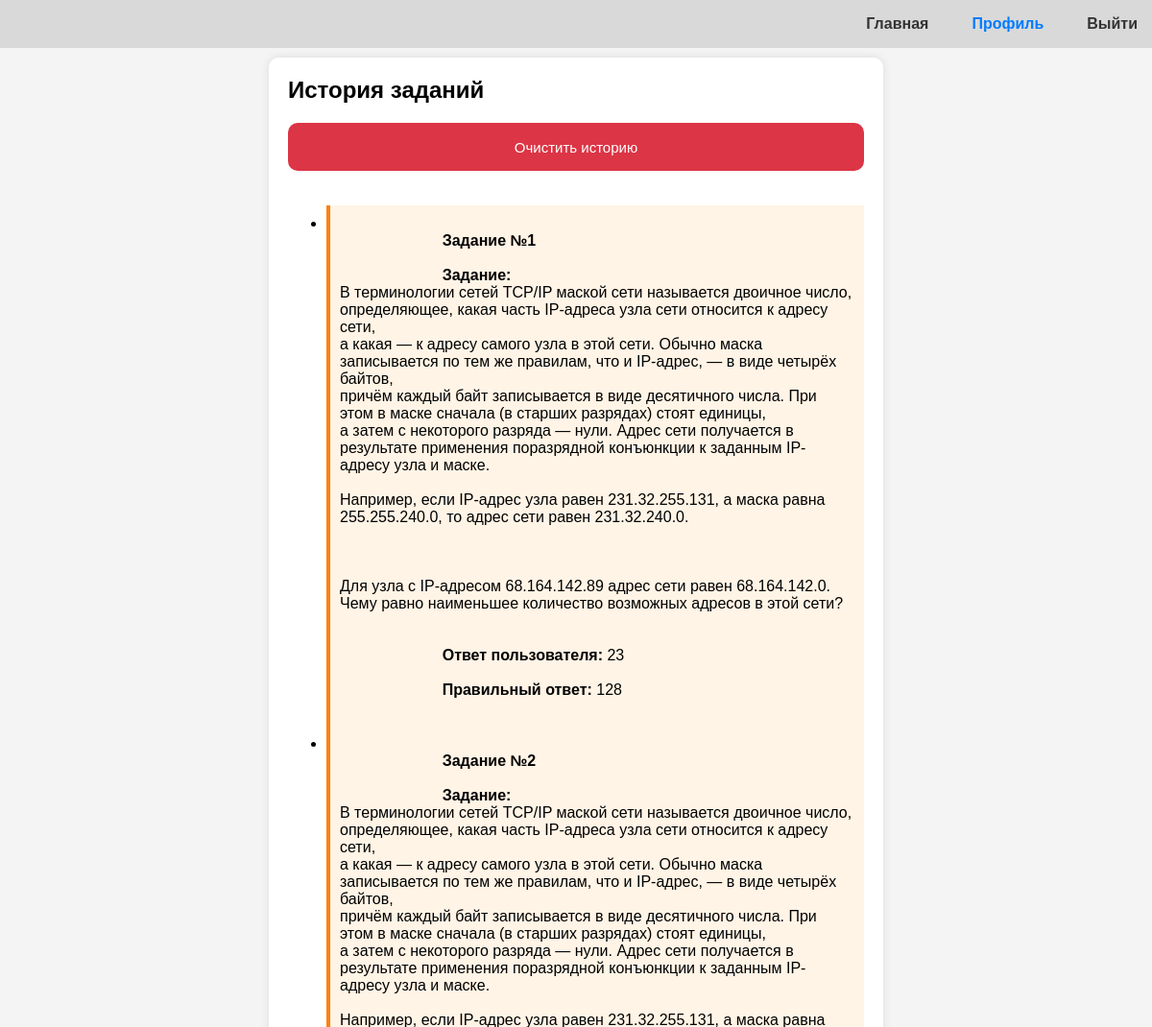
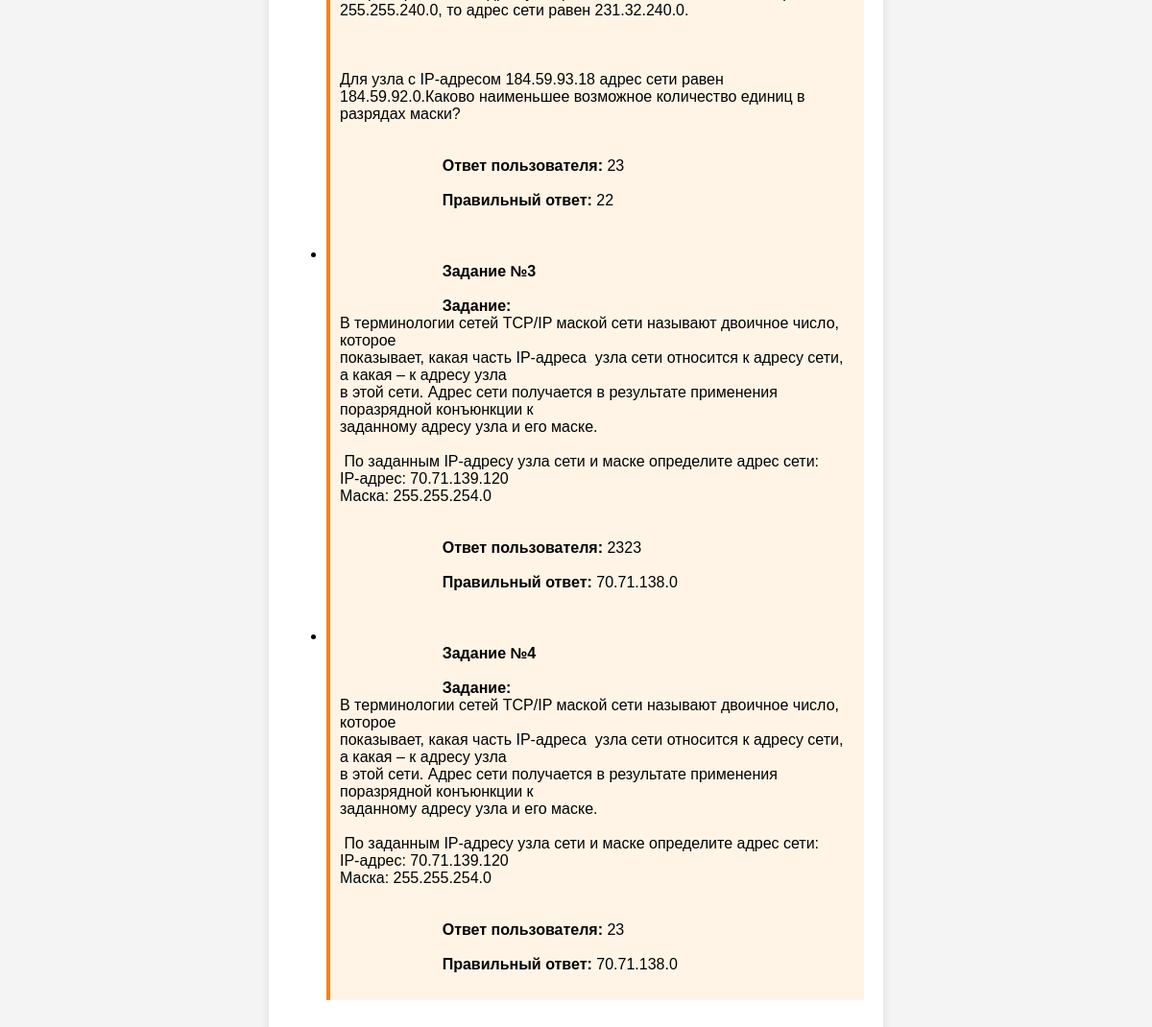
The page /profile (signed in) on the database as committed earlier (2 pictures, top to bottom).
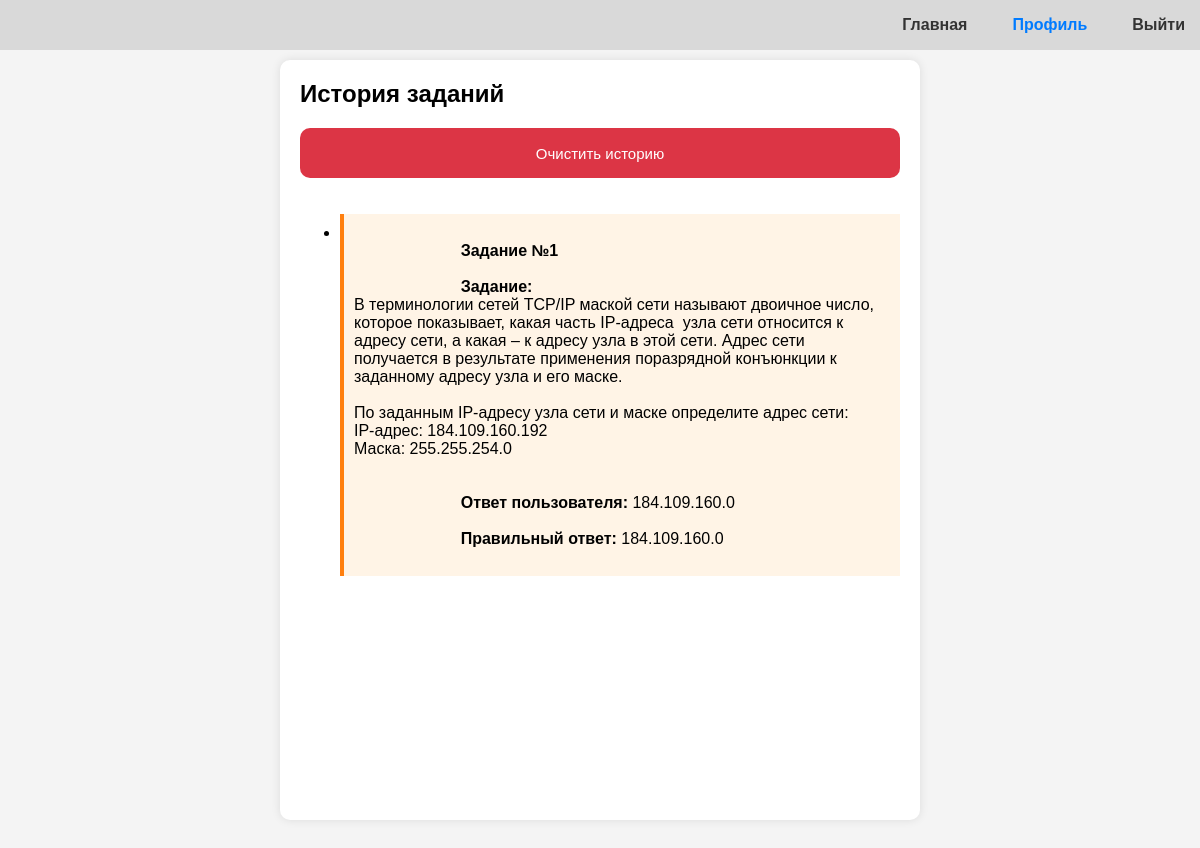
The same page on the database as committed later.
### tables this page shows
CREATE TABLE history (
    id INTEGER PRIMARY KEY AUTOINCREMENT,
    user_id INTEGER NOT NULL,
    task TEXT NOT NULL,
    user_answer TEXT NOT NULL,
    correct_answer TEXT NOT NULL,
    FOREIGN KEY (user_id) REFERENCES users(id)
);

### app.py (the view)
@app.route("/profile")
def profile():
    if "user_id" not in session:
        flash("Сначала войди в аккаунт.", "error")
        return redirect(url_for("login"))
    with sqlite3.connect("users.db") as conn:
        cursor = conn.cursor()
        cursor.execute("""
            SELECT task, user_answer, correct_answer FROM history
            WHERE user_id = ?
            ORDER BY id DESC
        """, (session["user_id"],))
        rows = cursor.fetchall()
    history = [{"task": row[0], "user_answer": row[1], "correct_answer": row[2]} for row in rows]
    return render_template("profile.html", history=history)

### templates/profile.html (shortened to what this page needs)
<!DOCTYPE html>
<html lang="ru">
<head>
    <link rel="stylesheet" href="{{ url_for('static', filename='styles.css') }}">
</head>
<body>
    <nav class="header-nav">
        <ul class="menu">
            <li><a href="{{ url_for('index') }}" class="menu-item {% if request.endpoint == 'index' %}active{% endif %}">Главная</a></li>
            {% if session.get("user_id") %}
                <li><a href="{{ url_for('profile') }}" class="menu-item {% if request.endpoint == 'profile' %}active{% endif %}">Профиль</a></li>
                <li><a href="{{ url_for('logout') }}" class="menu-item">Выйти</a></li>
            {% else %}
                <li><a href="{{ url_for('login') }}" class="menu-item {% if request.endpoint == 'login' %}active{% endif %}">Войти</a></li>
                <li><a href="{{ url_for('register') }}" class="menu-item {% if request.endpoint == 'register' %}active{% endif %}">Регистрация</a></li>
            {% endif %}
        </ul>
    </nav>
    <div class="container">
        <h1>История заданий</h1>
        <form method="post" action="{{ url_for('clear_history') }}" onsubmit="return confirm('Удалить всю историю?')">
            <button type="submit" class="button-submit" style="margin-bottom: 20px; background-color: #dc3545;">
                Очистить историю
            </button>
        </form>
        {% if history %}
            <ul>
                {% for item in history %}
                    <li class="task">
                        <strong>Задание №{{ loop.index }}</strong><br>
                        <strong>Задание:</strong> {{ item.task }}<br>
                        <strong>Ответ пользователя:</strong> {{ item.user_answer }}<br>
                        <strong>Правильный ответ:</strong> {{ item.correct_answer }}
                    </li>
                {% endfor %}
            </ul>
        {% else %}
            <p>История пока пуста.</p>
        {% endif %}
    </div>
</body>
</html>

### static/styles.css (style rules this page uses)
body { font-family: Arial, sans-serif; margin: 0; padding-top: 60px; background-color: #f4f4f4; display: flex; justify-content: center; align-items: flex-start; height: 100vh; overflow: hidden; }
.container { width: 90%; max-width: 600px; background: white; padding: 20px; border-radius: 10px; box-shadow: 0 0 10px rgba(0, 0, 0, 0.1); height: calc(100vh - 80px); overflow-y: auto; }
h1 { font-size: 24px; margin: 0; }
button { padding: 10px; border: none; background-color: #007bff; color: white; border-radius: 5px; cursor: pointer; }
.header-nav { position: fixed; top: 0; left: 0; width: 100%; height: 50px; background: #d9d9d9; display: flex; align-items: center; justify-content: flex-end; font-size: 16px; font-weight: 700; }
.menu { display: flex; justify-content: right; list-style: none; margin: 0; padding: 0; gap: 15px; }
.menu-item { text-decoration: none; color: #333; font-size: 16px; padding: 10px 15px; border-radius: 5px; transition: background 0.3s; }
.active { font-weight: bold; color: #007bff; }
.task { background-color: #fff4e6; padding: 10px; border-left: 4px solid #ff7f0e; white-space: pre-wrap; font-family: Arial, sans-serif; }
::placeholder { font-family: -apple-system, BlinkMacSystemFont, 'Segoe UI', Roboto, Oxygen, Ubuntu, Cantarell, 'Open Sans', 'Helvetica Neue', sans-serif; }
.button-submit { margin: 20px 0 10px 0; background-color: #151717; border: none; color: white; font-size: 15px; font-weight: 500; border-radius: 10px; height: 50px; width: 100%; cursor: pointer; }

Rows that differ between the two databases and show on the page:
removed history: task "В терминологии сетей TCP/IP маской сети называется двоичное число, определяющее, какая часть IP-адреса узла сети относится к адресу сети, а какая — к адресу самого узла в этой сети. Обычно маска записывается по тем же правилам, что и IP-адрес, — в виде четырёх байтов, причём каждый байт записывается в виде десятичного числа. При этом в маске сначала (в старших разрядах) стоят единицы, а затем с некоторого разряда — нули. Адрес сети получается в результате применения поразрядной конъюнкции к заданным IP-адресу узла и маске. Например, если IP-адрес узла равен 231.32.255.131, а маска равна 255.255.240.0, то адрес сети равен 231.32.240.0. Для узла с IP-адресом 68.164.142.89 адрес сети равен…", user_answer "23", correct_answer "128"
removed history: task "В терминологии сетей TCP/IP маской сети называется двоичное число, определяющее, какая часть IP-адреса узла сети относится к адресу сети, а какая — к адресу самого узла в этой сети. Обычно маска записывается по тем же правилам, что и IP-адрес, — в виде четырёх байтов, причём каждый байт записывается в виде десятичного числа. При этом в маске сначала (в старших разрядах) стоят единицы, а затем с некоторого разряда — нули. Адрес сети получается в результате применения поразрядной конъюнкции к заданным IP-адресу узла и маске. Например, если IP-адрес узла равен 231.32.255.131, а маска равна 255.255.240.0, то адрес сети равен 231.32.240.0. Для узла с IP-адресом 184.59.93.18 адрес сети равен…", user_answer "23", correct_answer "22"
removed history: task "В терминологии сетей TCP/IP маской сети называют двоичное число, которое показывает, какая часть IP-адреса узла сети относится к адресу сети, а какая – к адресу узла в этой сети. Адрес сети получается в результате применения поразрядной конъюнкции к заданному адресу узла и его маске. По заданным IP-адресу узла сети и маске определите адрес сети: IP-адрес: 70.71.139.120 Маска: 255.255.254.0", user_answer "2323", correct_answer "70.71.138.0"
removed history: task "В терминологии сетей TCP/IP маской сети называют двоичное число, которое показывает, какая часть IP-адреса узла сети относится к адресу сети, а какая – к адресу узла в этой сети. Адрес сети получается в результате применения поразрядной конъюнкции к заданному адресу узла и его маске. По заданным IP-адресу узла сети и маске определите адрес сети: IP-адрес: 70.71.139.120 Маска: 255.255.254.0", user_answer "23", correct_answer "70.71.138.0"
added history: task "В терминологии сетей TCP/IP маской сети называют двоичное число, которое показывает, какая часть IP-адреса узла сети относится к адресу сети, а какая – к адресу узла в этой сети. Адрес сети получается в результате применения поразрядной конъюнкции к заданному адресу узла и его маске. По заданным IP-адресу узла сети и маске определите адрес сети: IP-адрес: 184.109.160.192 Маска: 255.255.254.0", user_answer "184.109.160.0", correct_answer "184.109.160.0"
